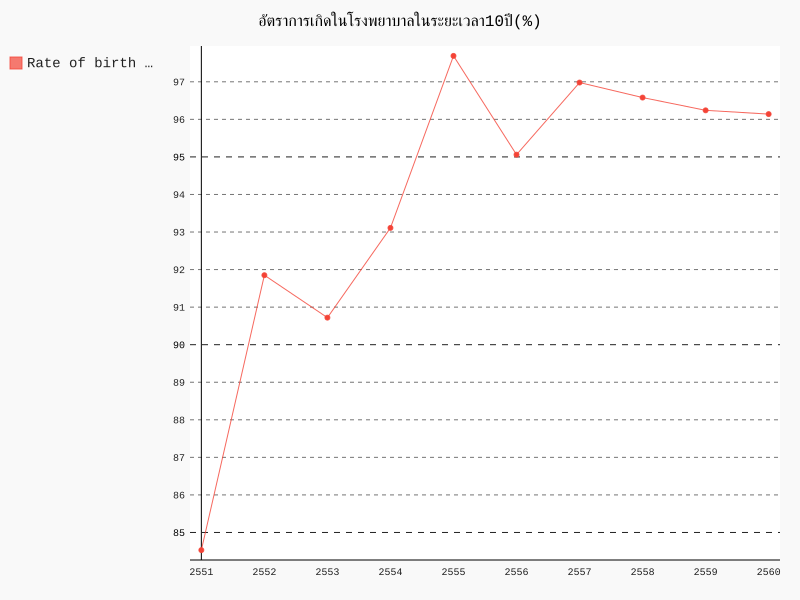

This figure's Python source:
import pandas as pd
import pygal as pg
import csv
percent = pd.read_csv("project1.csv") #import file
per = []
for i in range(2551, 2561):
    per.append(float(percent[str(i)][1]))

line_chart = pg.Line()
line_chart.title = 'อัตราการเกิดในโรงพยาบาลในระยะเวลา10ปี(%)'
line_chart.x_labels = map(str, range(2551, 2561))
line_chart.add("Rate of birth in", per)
line_chart.render_to_file("10yrs.svg")   
